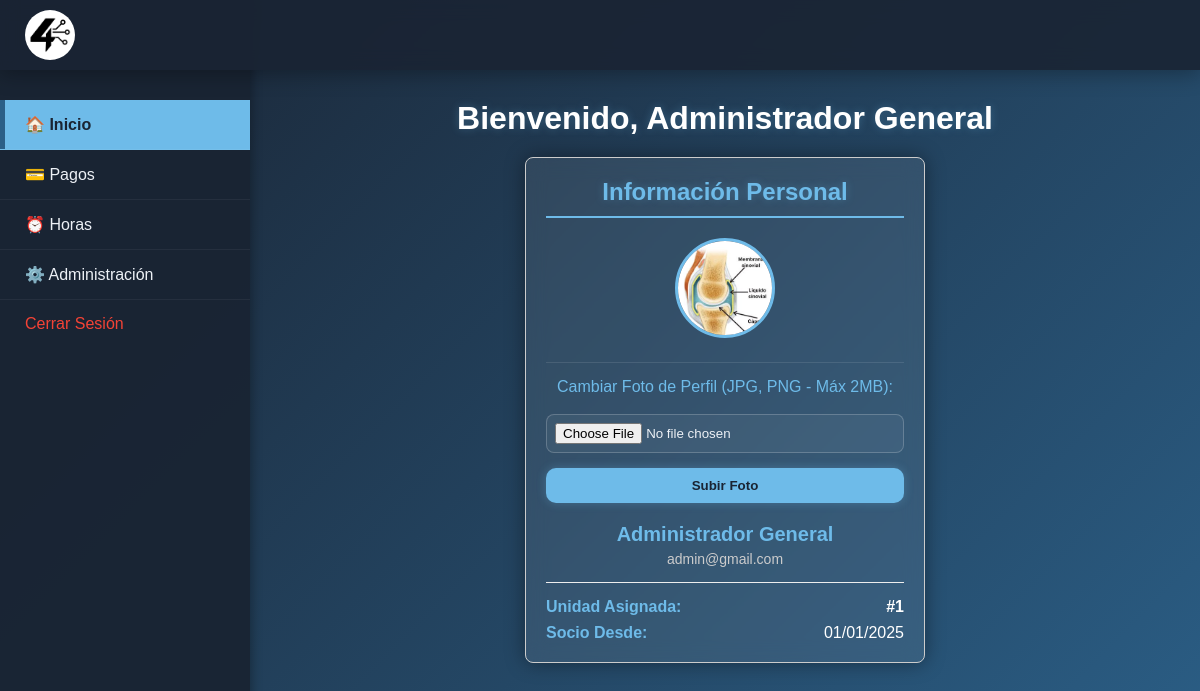
The page /htdocs/pagos.php (signed in) on the database its author committed.
### tables this page shows
CREATE TABLE `miembro` (
  `id_miembro` int(11) NOT NULL,
  `nombre` varchar(255) NOT NULL,
  `email` varchar(255) NOT NULL,
  `password` varchar(255) NOT NULL,
  `aprobado` tinyint(1) DEFAULT 0,
  `es_miembro` tinyint(1) DEFAULT 0,
  `admin` tinyint(1) DEFAULT 0,
  `estado` varchar(100) DEFAULT NULL,
  `id_unidad` int(11) DEFAULT NULL,
  `fecha_ingreso` date DEFAULT NULL,
  `foto_perfil` VARCHAR(255) DEFAULT NULL
);

### htdocs/pagos.php (the view, shortened to what this page needs)
<?php
require "conexion.php";
$id = $_SESSION["id"];
$sql = "
    SELECT
        m.es_miembro,
        m.admin,
        m.nombre AS nombre_completo,
        m.email,
        m.id_unidad,
        m.fecha_ingreso AS fecha_socio,
        m.foto_perfil AS foto_perfil_url
    FROM
        miembro m
    WHERE
        m.id_miembro = ?
";
$stmtUser = $conexion->prepare($sql);
$stmtUser->bind_param("i", $id);
$stmtUser->execute();
$resultUser = $stmtUser->get_result();
$user = $resultUser ? $resultUser->fetch_assoc() : null;
?>
<!DOCTYPE html>
<html lang="es">
<head>
</head>
<body>
  <header>
    <div class="header-logo-container">
        <img src="logo.jpeg" alt="Logo Cooperativa" class="header-logo">
    </div>
    </header>
   <div class="sidebar">
    <ul class="lateral">
        <li class="activa-menu" data-target="seccion-inicio">🏠 Inicio</li>
        <li data-target="seccion-pagos">💳 Pagos</li>
        <li data-target="seccion-horas">⏰ Horas</li>
        <?php if (!empty($user) && $user['admin'] == 1): ?>
            <li data-target="seccion-admin">⚙️ Administración</li>
        <?php endif; ?>
        <form method="post" action="logout.php" class="logout-form">
            <button type="submit" class="logout-btn">
                Cerrar Sesión
            </button>
        </form>
    </ul>
</div>
    <main class="main-container">
        <div class="form-wrapper">
           <div id="seccion-inicio" class="seccion activa">
             <?php if ($user): ?>
            <h1 class="titulo-principal">Bienvenido, <span><?= htmlspecialchars($user['nombre_completo']) ?></span></h1>
        <?php endif; ?>
    <div class="form-box" style="padding: 20px; border: 1px solid #ccc; border-radius: 8px; max-width: 400px; margin: 0 auto; text-align: center;">
        <h2 style="color: #6ebbe9; border-bottom: 2px solid #6ebbe9; padding-bottom: 10px; margin-top: 0;">Información Personal</h2>
        <div style="margin-bottom: 20px;">
            <?php if (!empty($user['foto_perfil_url'])): ?>
                <img src="<?= htmlspecialchars($user['foto_perfil_url']) ?>?t=<?= time() ?>" alt="Foto de Perfil" style="width: 100px; height: 100px; border-radius: 50%; object-fit: cover; border: 3px solid #6ebbe9;">
            <?php else: ?>
                <div style="width: 100px; height: 100px; border-radius: 50%; background-color: rgba(110, 187, 233, 0.3); display: inline-flex; align-items: center; justify-content: center; font-size: 14px; color: #1a2433; border: 1px solid #ddd;">
                    Sin Foto
                </div>
            <?php endif; ?>
        </div>
        <div style="margin-bottom: 20px; border-top: 1px solid rgba(255,255,255,0.1); padding-top: 15px;">
            <form method="POST" enctype="multipart/form-data">
                <label for="foto_perfil" style="display: block; margin-bottom: 10px; color: #6ebbe9;">Cambiar Foto de Perfil (JPG, PNG - Máx 2MB):</label>
                <input
                    type="file"
                    name="foto_perfil"
                    id="foto_perfil"
                    accept=".jpg, .jpeg, .png"
                    required
                    style="width: 100%; margin-bottom: 15px; background: rgba(255, 255, 255, 0.05); border: 1px solid rgba(255, 255, 255, 0.2); padding: 8px;"
                >
                <button type="submit" name="subir_foto_perfil" class="postularme" style="width: 100%;">Subir Foto</button>
            </form>
        </div>
        <p style="font-size: 20px; font-weight: bold; color: #6ebbe9; margin-bottom: 5px;">
            <?= htmlspecialchars($user['nombre_completo'] ?? 'Nombre No Disponible') ?>
        </p>
        <p style="font-size: 14px; color: #ccc; margin-bottom: 15px;">
            <i class="fas fa-envelope"></i> <?= htmlspecialchars($user['email'] ?? 'correo@ejemplo.com') ?>
        </p>
        <hr style="border: 0; border-top: 1px solid #eee; margin: 15px 0;">
        <div style="text-align: left; margin-top: 15px;">
            <p style="margin-bottom: 8px;">
                <strong style="color: #6ebbe9;">Unidad Asignada:</strong>
                <?php if (!empty($user['id_unidad'])): ?>
                    <span style="font-size: 16px; font-weight: bold; float: right; color: #fff;">#<?= htmlspecialchars($user['id_unidad']) ?></span>
                <?php else: ?>
                    <em style="color: #888; float: right;">No asignada</em>
                <?php endif; ?>
            </p>
            <p style="margin-bottom: 0;">
                <strong style="color: #6ebbe9;">Socio Desde:</strong>
                <?php if (!empty($user['fecha_socio'])): ?>
                    <span style="float: right; color: #fff;"><?= htmlspecialchars(date('d/m/Y', strtotime($user['fecha_socio']))) ?></span>
                <?php else: ?>
                    <em style="color: #888; float: right;">Dato no disponible</em>
                <?php endif; ?>
            </p>
        </div>
    </div>
</div>
        </div> </main>
</body>
</html>

### htdocs/pagos.php (style rules this page uses)
* { box-sizing: border-box; margin: 0; padding: 0; font-family: "Poppins", sans-serif; }
body { background: linear-gradient(135deg, #1a2433, #2b5f87); background-attachment: fixed; min-height: 100vh; padding: 0; color: #edf1f6; display: flex; }
header { background: rgba(26, 36, 51, 0.9); backdrop-filter: blur(10px); height: 70px; width: 100%; position: fixed; top: 0; left: 0; display: flex; justify-content: flex-start; align-items: center; padding: 0 25px; box-shadow: 0 4px 20px rgba(0, 0, 0, 0.3); z-index: 10; }
.header-logo-container { display: flex; align-items: center; gap: 10px; }
.header-logo { height: 50px; width: auto; border-radius:100%; image-rendering: optimizeQuality; }
.sidebar { width: 250px; background: rgba(26, 36, 51, 0.95); padding-top: 100px; position: fixed; top: 0; left: 0; height: 100vh; box-shadow: 2px 0 10px rgba(0, 0, 0, 0.3); z-index: 5; }
.lateral { list-style: none; padding: 0; }
.lateral li { padding: 15px 25px; cursor: pointer; font-weight: 500; transition: background 0.3s ease, color 0.3s ease; border-bottom: 1px solid rgba(255, 255, 255, 0.05); }
.lateral li.activa-menu { background: #6ebbe9; color: #1a2433; font-weight: 700; box-shadow: inset 5px 0 0 #2b5f87; }
.main-container { margin-left: 250px; padding: 100px 20px 40px; width: calc(100% - 250px); }
.form-wrapper { width: 100%; max-width: 1000px; margin: 0 auto; display: flex; flex-direction: column; gap: 30px; }
.seccion { display: none; }
.seccion.activa { display: block; animation: fadeIn 0.8s ease-in-out; }
h1, h2, h3 { text-align: center; color: #ffffffff; text-shadow: 0 0 8px rgba(110, 187, 233, 0.3); margin-bottom: 20px; font-weight: 600; }
.form-box { background: rgba(255, 255, 255, 0.08); backdrop-filter: blur(10px); border-radius: 16px; padding: 25px; box-shadow: 0 0 20px rgba(0, 0, 0, 0.4); }
input, textarea, select { width: 100%; padding: 10px; margin-top: 8px; margin-bottom: 16px; border-radius: 8px; border: 1px solid rgba(255, 255, 255, 0.3); background: rgba(255, 255, 255, 0.1); color: #edf1f6; resize: vertical; }
label { font-weight: 500; color: #edf1f6; }
button, .postularme { background: #6ebbe9; color: #1a2433; border: none; padding: 10px 20px; border-radius: 10px; cursor: pointer; font-weight: 600; transition: all 0.3s ease; box-shadow: 0 0 10px rgba(110, 187, 233, 0.3); }
.logout-form { display: block; padding: 0; margin: 0; }
.logout-btn { display: block; width: 100%; text-align: left; box-shadow: none; padding: 15px 25px; background: transparent; border: none; cursor: pointer; font-size: 16px; font-weight: 500; border-radius: 0; color: #F44336; transition: background 0.3s ease, color 0.3s ease; user-select: none; -webkit-user-select: none; }
.lateral li { padding: 15px 25px; cursor: pointer; font-weight: 500; transition: background 0.3s ease, color 0.3s ease; border-bottom: 1px solid rgba(255, 255, 255, 0.05); user-select: none; -webkit-user-select: none; -moz-user-select: none; -ms-user-select: none; }

### rows shown on the page
miembro: nombre "Administrador General", foto_perfil (picture), email "admin@gmail.com", id_unidad "1", fecha_ingreso "01/01/2025"
